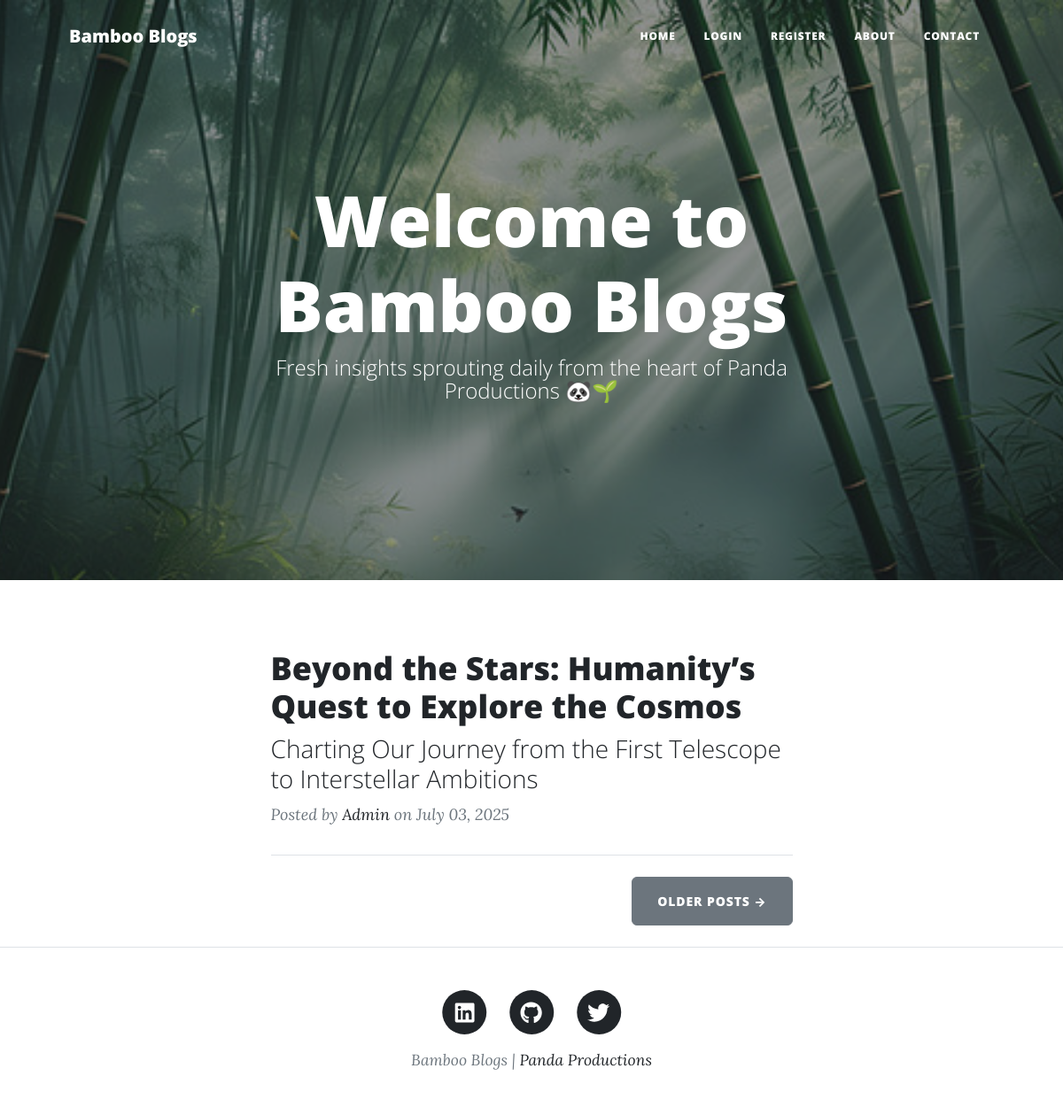
Before: / with the older database file.
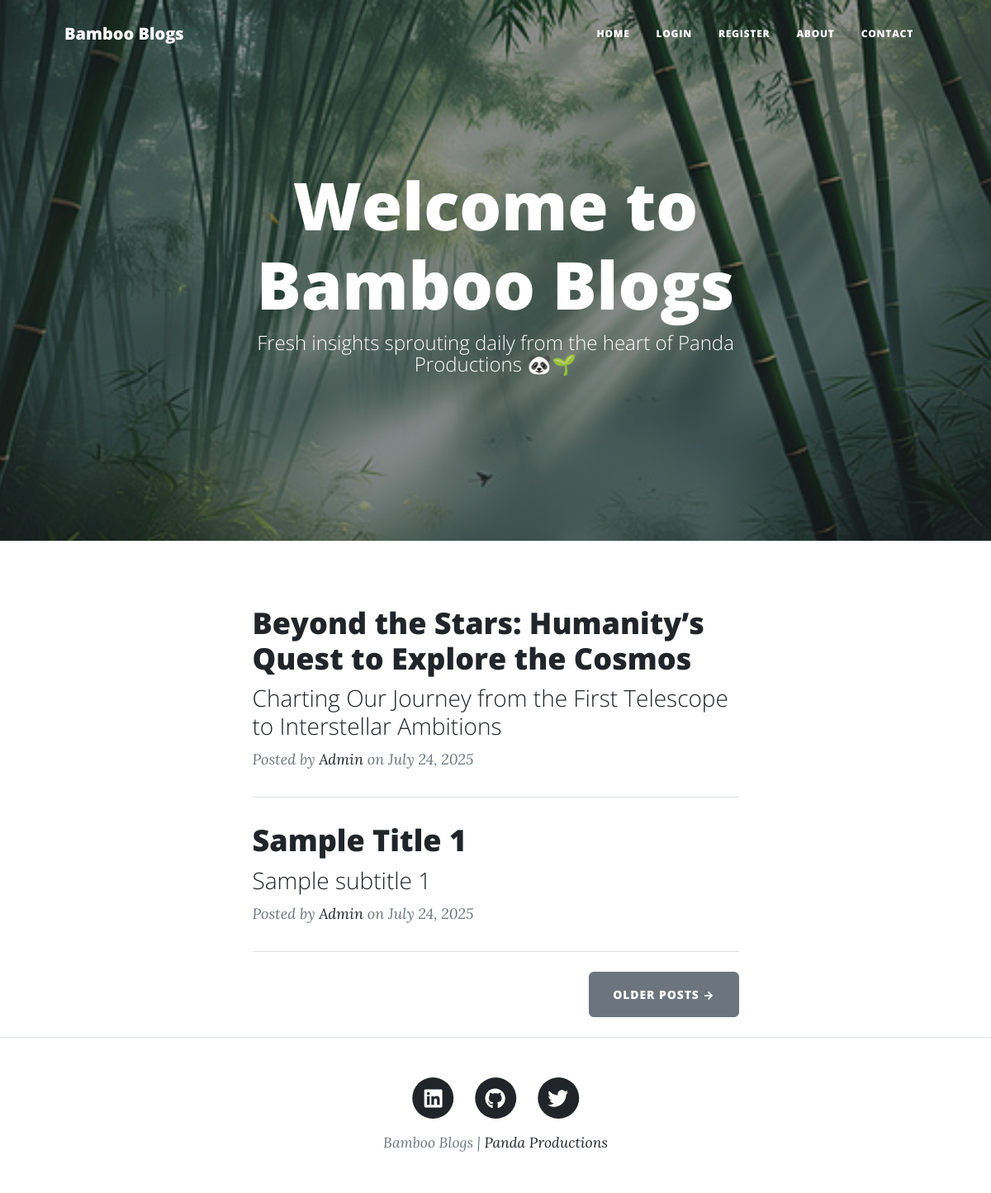
After: the same page with the newer database file.
### main.py (models this page shows)
class BlogPost(db.Model):
    __tablename__ = "blog_posts"
    id: Mapped[int] = mapped_column(Integer, primary_key=True)
    author_id: Mapped[int] = mapped_column(Integer, db.ForeignKey("users.id"))
    author = relationship("User", back_populates="posts")
    title: Mapped[str] = mapped_column(String(250), unique=True, nullable=False)
    subtitle: Mapped[str] = mapped_column(String(250), nullable=False)
    date: Mapped[str] = mapped_column(String(250), nullable=False)
    body: Mapped[str] = mapped_column(Text, nullable=False)
    img_url: Mapped[str] = mapped_column(String(250), nullable=False)
    comments = relationship("Comment", back_populates="parent_post")

class User(UserMixin, db.Model):
    __tablename__ = "users"
    id: Mapped[int] = mapped_column(Integer, primary_key=True)
    email: Mapped[str] = mapped_column(String(100), unique=True)
    password: Mapped[str] = mapped_column(String(100))
    name: Mapped[str] = mapped_column(String(100))
    posts = relationship("BlogPost", back_populates="author")
    comments = relationship("Comment", back_populates="comment_author")

### main.py (the view)
@app.route('/')
def get_all_posts():
    initialize_data()
    result = db.session.execute(db.select(BlogPost))
    posts = result.scalars().all()
    return render_template("index.html", all_posts=posts, current_user=current_user)

### main.py (called while the page is built, shortened)
def initialize_data():
    admin_user = db.session.execute(db.select(User).where(User.email == "admin@gmail.com")).scalar()
    user1 = db.session.execute(db.select(User).where(User.email == "user1@gmail.com")).scalar()
    existing_post = db.session.execute(db.select(BlogPost)).scalar()

### templates/index.html (shortened to what this page needs)
{% include "header.html" %}
<header
  class="masthead"
  style="background-image: url('../static/assets/img/home-bg.jpg')"
>
  <div class="container position-relative px-4 px-lg-5">
    <div class="row gx-4 gx-lg-5 justify-content-center">
      <div class="col-md-10 col-lg-8 col-xl-7">
        <div class="site-heading">
          <h1>Welcome to Bamboo Blogs</h1>
          <span class="subheading">Fresh insights sprouting daily from the heart of Panda Productions 🐼🌱</span>
        </div>
      </div>
    </div>
  </div>
</header>
<div class="container px-4 px-lg-5">
  <div class="row gx-4 gx-lg-5 justify-content-center">
    <div class="col-md-10 col-lg-8 col-xl-7">
      {% for post in all_posts %}
      <div class="post-preview">
        <a href="{{ url_for('show_post', post_id=post.id) }}">
          <h2 class="post-title">{{ post.title }}</h2>
          <h3 class="post-subtitle">{{ post.subtitle }}</h3>
        </a>
        <p class="post-meta">
          Posted by
          <a href="#">{{post.author.name}}</a>
          on {{post.date}}
        </p>
      </div>
      <hr class="my-4" />
      {% endfor %}
      <div class="d-flex justify-content-end mb-4">
        <a class="btn btn-secondary text-uppercase" href="#!">Older Posts →</a>
      </div>
    </div>
  </div>
</div>
{% include "footer.html" %}

### templates/header.html (shortened to what this page needs)
<!DOCTYPE html>
<html lang="en">
  <head>
    {% block styles %}
    {{ bootstrap.load_css() }}
    <link
      href="{{ url_for('static', filename='css/styles.css') }}"
      rel="stylesheet"
    />
    {% endblock %}
  </head>
  <body>
    <nav class="navbar navbar-expand-lg navbar-light" id="mainNav">
      <div class="container px-4 px-lg-5">
        <a class="navbar-brand" href="/">Bamboo Blogs</a>
        <div class="collapse navbar-collapse" id="navbarResponsive">
          <ul class="navbar-nav ms-auto py-4 py-lg-0">
            <li class="nav-item">
              <a
                class="nav-link px-lg-3 py-3 py-lg-4"
                href="{{ url_for('get_all_posts') }}"
                >Home</a
              >
            </li>
            {% if not current_user.is_authenticated: %}
            <li class="nav-item">
              <a
                class="nav-link px-lg-3 py-3 py-lg-4"
                href="{{ url_for('login') }}"
                >Login</a
              >
            </li>
            <li class="nav-item">
              <a
                class="nav-link px-lg-3 py-3 py-lg-4"
                href="{{ url_for('register') }}"
                >Register</a
              >
            </li>
            {% endif %}
            <li class="nav-item">
              <a
                class="nav-link px-lg-3 py-3 py-lg-4"
                href="{{ url_for('about') }}"
                >About</a
              >
            </li>
            <li class="nav-item">
              <a
                class="nav-link px-lg-3 py-3 py-lg-4"
                href="{{ url_for('contact') }}"
                >Contact</a
              >
            </li>
          </ul>
        </div>
      </div>
    </nav>
  </body>
</html>

### templates/footer.html (shortened to what this page needs)
        <footer class="border-top">
          <div class="container px-4 px-lg-5">
              <div class="row gx-4 gx-lg-5 justify-content-center">
                  <div class="col-md-10 col-lg-8 col-xl-7">
                      <ul class="list-inline text-center">
                        <li class="list-inline-item">
                            <a href="https://www.linkedin.com/in/elayabarathi/" target="_blank" rel="noopener noreferrer">
                                <span class="fa-stack fa-lg">
                                    <i class="fas fa-circle fa-stack-2x"></i>
                                    <i class="fab fa-linkedin fa-stack-1x fa-inverse"></i>
                                </span>
                            </a>
                        </li>
                        <li class="list-inline-item">
                            <a href="https://github.com/BadBoy-Github" target="_blank" rel="noopener noreferrer">
                                <span class="fa-stack fa-lg">
                                    <i class="fas fa-circle fa-stack-2x"></i>
                                    <i class="fab fa-github fa-stack-1x fa-inverse"></i>
                                </span>
                            </a>
                        </li>
                        <li class="list-inline-item">
                            <a href="https://x.com/_Elayabarathi_" target="_blank" rel="noopener noreferrer">
                                <span class="fa-stack fa-lg">
                                    <i class="fas fa-circle fa-stack-2x"></i>
                                    <i class="fab fa-twitter fa-stack-1x fa-inverse"></i>
                                </span>
                            </a>
                        </li>
                      </ul>
                      <div class="small text-center text-muted fst-italic">Bamboo Blogs | <a href="https://panda-productions.vercel.app/">Panda Productions</a></div>
                  </div>
              </div>
          </div>
      </footer>
  </body>
</html>

Changed rows visible on the page:
changed BlogPost "Beyond the Stars: Humanity’s Quest to Explore the Cosmos": date "July 03, 2025" → "July 24, 2025"
added BlogPost: title "Sample Title 1", subtitle "Sample subtitle 1", author.name "Admin", date "July 24, 2025"
